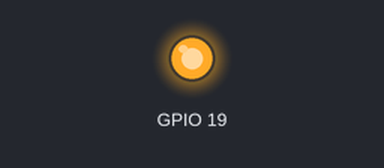
Bench run of a program on a simulated Raspberry Pi (BCM pin numbers). Shown: output pins drawn as LEDs (lit = HIGH). No radio messages arrive unless stated (any console line starting 'radio sent:' is added by the test bench); the clock reads 2024-03-15 10:24:30 at power-on unless the program sets it; library files of the repository ran but are not shown: lib_nrf24.py; what the program prints to the terminal is not drawn.

Above: at 0.1 s.
Timing chart, 0 to 1.6 s (numbered marks = the images above):
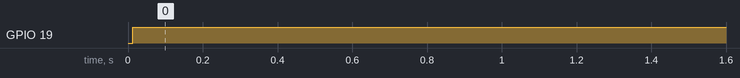

Measured:
- by itself, GPIO 19: LOW → HIGH at 0.01 s

The program:

RaspWakeUp1ino.py
```python
import RPi.GPIO as GPIO
from lib_nrf24 import NRF24
import time
import spidev

GPIO.setmode(GPIO.BCM)
pin = 19
message = list("1")

while len(message) <32:
   message.append(0)

pipes = ["1Node", "2Node", "3Node"]
pipe1 = "1Node"
hexaCode = []

for letter in pipe1:
     hexaCode.append(ord(letter))

test = list(reversed(hexaCode))
pipes2 = [[0xE8, 0xE8, 0xF0, 0xF0, 0xE1], [0xF0, 0xF0, 0xF0, 0xF0, 0xE1]]
channels = [0x76,0x78]
radio = NRF24(GPIO, spidev.SpiDev())
radio.begin(0, pin)
radio.setPayloadSize(32)
radio.setChannel(channels[0])
radio.setDataRate(NRF24.BR_1MBPS)
radio.setPALevel(NRF24.PA_MIN)
radio.setAutoAck(True)
radio.enableDynamicPayloads()
radio.enableAckPayload()
radio.setCRCLength(2)
radio.openWritingPipe(pipes2[0])
radio.openReadingPipe(1,pipes2[1])
radio.printDetails()
radio.powerUp()
channel = 0

message = list("GETSTRING")

while len(message) < 32:
 message.append(0)
try:
    while True:
        #Acorda Arduino
        start = time.time()
        radio.write(message)
        print("Sent the message: {}".format(message))
        radio.startListening()

        while not radio.available(0):
            time.sleep(1/100)

        while radio.available(0):
        #Recebe Msg de Arduino
            receivedMessage = []
            radio.read(receivedMessage, radio.getDynamicPayloadSize())
            print("Received: {}".format(receivedMessage))

            print("Translating our received Message into unicode characters...")
            string = ""

            for n in receivedMessage:
               if (n >= 32 and n <= 126):
                   string += chr(n)
            print("Our received message decodes to: {}".format(string))
            radio.stopListening()
            time.sleep(1)
except KeyboardInterrupt:
    print("\n")
except:
    print("erros??")
finally:
    GPIO.cleanup()
```
